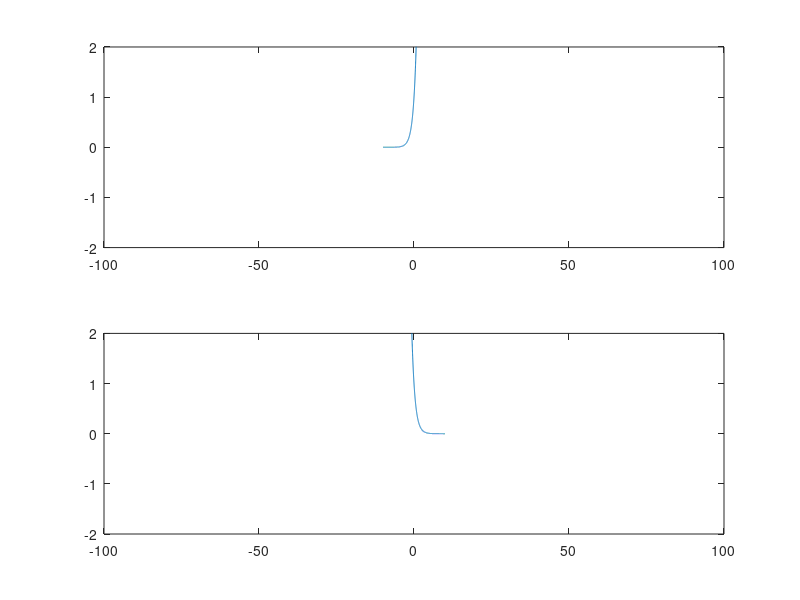

The MATLAB script that drew this image:
%The Real Exp Function of Continuous time signal.

%Reference:

clc;                        %Clears the command window and homes the cursor.
clear all;                  %Clear variables and functions from memory.
clf;                        %Clear current figure.


%Defining The Original Signal {x(t)}.
d=1;d1=-1;
t=-10:0.01:10;                      %Defining x axis.
x=@(t) exp(d*t);    %Defining y axis.
x1=@(t) exp(d1*t);
subplot(211);
plot(t,x(t));                          %Ploting the graph.
axis([-100 100 -2 2]);
subplot(212);
plot(t,x1(t));
axis([-100 100 -2 2]);                  %AXIS([XMIN XMAX YMIN YMAX]) sets scaling for the x- and y-axes on the current plot.

